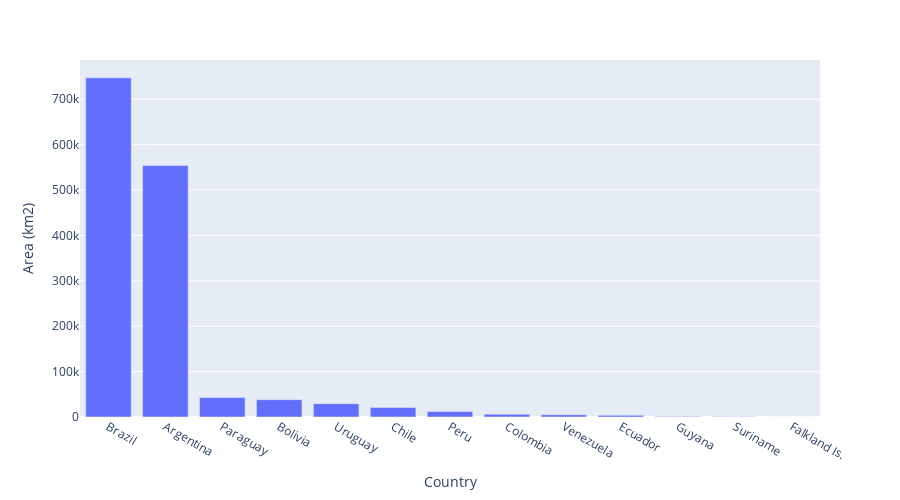

Notebook cell for this chart:
### Code cell
geemap.bar_chart(df, x='NAME', y='sum', max_rows=30, x_label='Country', y_label='Area (km2)')

### Figure 1 — Plotly figure (JSON) as saved in the notebook; plotly's stock layout.template omitted (floating-point values rounded to 4 significant figures)
{"data": [{"alignmentgroup": "True", "hovertemplate": "Country=%{x}<br>Area (km2)=%{y}<extra></extra>", "legendgroup": "", "marker": {"color": "#636efa", "pattern": {"shape": ""}}, "name": "", "offsetgroup": "", "orientation": "v", "showlegend": false, "textposition": "auto", "type": "bar", "x": ["Brazil", "Argentina", "Paraguay", "Bolivia", "Uruguay", "Chile", "Peru", "Colombia", "Venezuela", "Ecuador", "Guyana", "Suriname", "Falkland Is."], "xaxis": "x", "y": [747100.0, 553900.0, 43050.0, 38220.0, 29300.0, 21110.0, 12070.0, 6063.0, 4984.0, 3669.0, 852.1, 415.0, 2], "yaxis": "y"}], "layout": {"barmode": "relative", "height": 500, "legend": {"tracegroupgap": 0}, "margin": {"t": 60}, "xaxis": {"anchor": "y", "domain": [0, 1], "title": {"text": "Country"}}, "yaxis": {"anchor": "x", "domain": [0, 1], "title": {"text": "Area (km2)"}}}}
